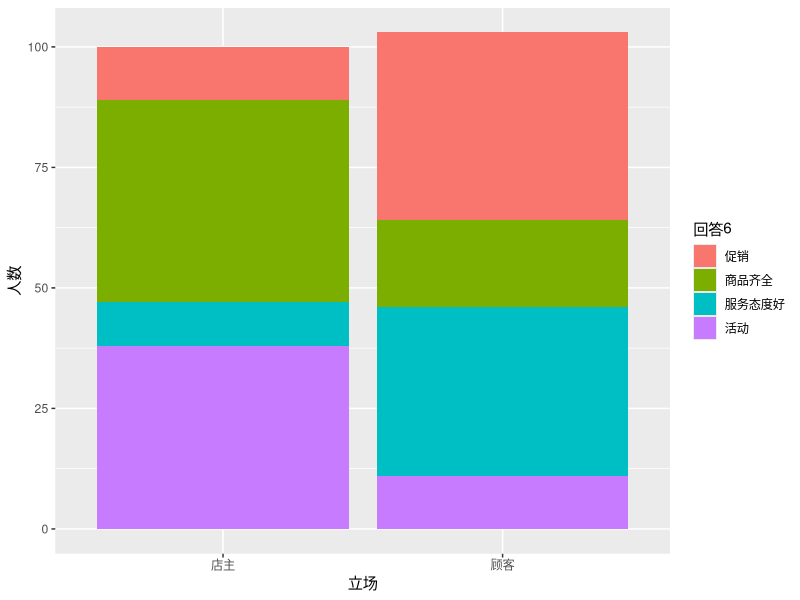

The R script that drew this image:
# 独立性检验
# ====================

###Part 1转化和输入数据###
# iconv工具对文件的编码进行转换。Convert encoding of given files from one encoding to another.
#
# iconv -l 查看支持的编码转换
# iconv -f GBK -t utf-8 survey.csv -o survey1.csv
# -f From某个编码     -t To某个编码    -o输出到文件

###Part 2将数据制成列联表###
dat <- read.csv("sample.csv")
#dat
#   SEX RES
#1    F   Y
#2    F   N
#3    M   Y
#..   ..  ..
#生成表的函数table()
#table(dat)等价于dat %>% table; %>%是管道运算符,让左边的数据流到右边

library(tidyverse)
library(dplyr)
#如果dplyr加载太早,早于stats,所以最后stats::filter覆盖了dplyr::filter

dat2 <- dat %>% table

###Part 3独立性检验###
chisq.test(dat2) #dat2 %>% chisq.test
# Pearson's Chi-squared test with Yates' continuity correction
# data:  dat2
# X-squared = 0.15476, df = 1, p-value = 0.694
# 皮尔逊卡方检验，已进行叶氏连续性修正
# 数据名: dat2
# 卡方值 = 0.15476, 自由度 = 1, 概率 = 0.694

# 统计学以卡方值为基准判断列联表中的数值是否存在偏差,此处的偏差指"男女对A候选人的支持率是否不同",
# 由于卡方值很小,所以认为表中不存在偏差值.

# p-value的数值表示出现这么大偏差的概率，这个概率到不到5%为判断基准。如果不足5%，就认为它存在显著偏差
# 存在显著偏差就是指这种偏差绝非偶然

survey <- read.csv("survey1.csv")
# Error in read.table(file = file, header = header, sep = sep, quote = quote,  : 
# 列的数目比列的名字要多

#加入出现报错的情况
survey <- read.csv("survey1.csv",fileEncoding = "utf-8") #等价于survey <- read.csv(file.choose(),fileEncoding = "utf-8")

table1 <- survey %>% select(立场,回答6) %>% table; table1


# 列联表的图
library(ggplot2)
table1 %>% as.data.frame %>% ggplot(aes(x = 立场,y = Freq, fill = 回答6)) + geom_bar(stat="identity") + ylab("人数")

# as.data.frame(table1)
# 立场        回答6    Freq
# 1 店主       促销     11
# 2 顾客       促销     39
# 3 店主 服务态度好      9
# 4 顾客 服务态度好     35
# 5 店主       活动     38
# 6 顾客       活动     11
# 7 店主   商品齐全     42
# 8 顾客   商品齐全     18

survey %>% select(立场,回答6) %>% table %>% chisq.test

# 1.生成立场与回答6的列联表
# 2.零假设"立场与回答6的回答相互独立" --> "即店主与顾客的回答没有偏差"
# 3.独立性检验(卡方检验)
# 4.观察结果中P值发现有显著偏差 --> "抛弃零假设"
# 5.立场与回答6不相互独立 --> 店主和顾客对商业街的期待有所不同

survey %>% select(立场,回答7) %>% table %>% chisq.test
